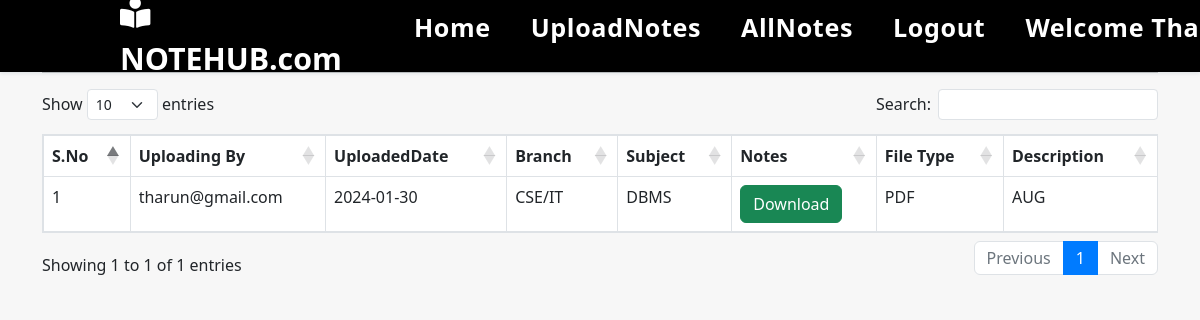
The page /allnotes (signed in) on the database its author committed.
### notes/models.py (models this page shows, shortened)
class Notes(models.Model):
    user=models.ForeignKey(User,  on_delete=models.CASCADE)
    uploadingdate=models.CharField( max_length=30)
    branch=models.CharField( max_length=30)
    subject=models.CharField( max_length=30)
    notesfile=models.FileField(null=True)
    filetype=models.CharField(null=True,max_length=15)
    description=models.CharField(max_length=200)
    status=models.CharField(null=True,max_length=15)

### notes/views.py (the view)
# urls.py: path('allnotes',allnotes,name='allnotes'),
def allnotes(request):
    if not request.user.is_authenticated:
        return redirect('userlogin')
    error=False
    notes=Notes.objects.filter(status='Accept')
    d={'notes':notes}
    return render(request,'allnotes.html',d)

### notes/templates/allnotes.html (shortened to what this page needs)
{% extends 'usernav.html'%}
{% block body%}
{% load static %}
<link rel="stylesheet" href="https://cdnjs.cloudflare.com/ajax/libs/twitter-bootstrap/5.3.0/css/bootstrap.min.css">
<link rel="stylesheet" href="https://cdn.datatables.net/1.13.7/css/dataTables.bootstrap5.min.css">
<link rel="stylesheet" href="{% static 'css/mystyle.css' %}">
<div class="container mt-2" style="overflow-x:auto;margin-top:90px;">
    <h2 class="text-center">All Notes</h2>
            <hr>
            <table class="table table-bordered" id="example">
                <thead>
                    <tr>
                        <th>S.No</th>
                        <th>Uploading By</th>
                        <th>UploadedDate</th>
                        <th>Branch</th>
                        <th>Subject</th>
                        <th>Notes</th>
                        <th>File Type</th>
                        <th>Description</th>
                    </tr>
                </thead>
                <tbody>
                    {% for i in notes %}
                    <tr>
                        <td>{{forloop.counter}}</td>
                        <td>{{i.user.username}}</td>
                        <td>{{i.uploadingdate}}</td>
                        <td>{{i.branch}}</td>
                        <td>{{i.subject}}</td>
                        <td><a href="{{i.notesfile.url}}"  class="btn btn-success">Download</a></td>
                        <td>{{i.filetype}}</td>
                        <td>{{i.description}}</td>
                    </tr>
                    {%endfor%}
                </tbody>
            </table>
</div>
{%endblock%}

### notes/templates/usernav.html (shortened to what this page needs)
<!DOCTYPE html>
<html lang="en">
<head>
    {% load static %}
    <link rel="stylesheet" href="https://maxcdn.bootstrapcdn.com/bootstrap/4.3.1/css/bootstrap.min.css">
    <link rel="stylesheet" href="https://use.fontawesome.com/releases/v5.6.3/css/all.css"
>
    <link rel="stylesheet" href="{% static 'css/mystyle.css' %}">
</head>
<body>
    <header>
		<a href="/" class="logo"><i class="	fas fa-book-reader" style="color: white;"></i> NOTEHUB.com</a>
		<nav class="navbar">
			<ul>
				<li><a class="active" href="{% url 'profile' %}">Home</a></li>
				<li><a href="{% url 'upload_notes' %}">UploadNotes</a></li>
				<li><a href="{% url 'view_notes' %}">AllNotes</a></li>
				<li><a href="{% url 'Logout' %}">Logout</a></li>
				<li class="navbar-item dropdown" style="color: black;" >
                    <a href="#" class="nav-link dropdown-toggle btn btn-primary" data-toggle="dropdown" >Welcome {{request.user.first_name}}</a>
                </li>
			</ul>
		</nav>
	</header>
</body>
</html>
{% block body %}
{% endblock %}

### notes/static/css/mystyle.css (style rules this page uses)
* { margin: 0; padding: 0; box-sizing: border-box; text-decoration: none; outline: none; border: none; transition: all 0.2s linear; }
html { overflow-x: hidden; scroll-behavior: smooth; }
body { background: #f7f7f7; padding: 10px; }
html { overflow-x: hidden; }
header { position: fixed; top: 0; left: 0; right: 0; z-index: 1000; display: flex; align-items: center; justify-content: space-between; padding: 1.7rem 10%; height: 4.5rem; background-color: black; box-shadow: 0 1px 4px rgba(146, 161, 176, 0.3); }
header .logo { font-size: 1.9rem; font-weight: 800; text-decoration: none; color: white; }
header .logo i { font-size: 1.9rem; }
header .navbar ul { list-style: none; display: flex; justify-content: center; align-items: center; }
header .navbar li { margin-left: 2.5rem; }
header .navbar ul li a { font-size: 1.57rem; color: white; font-weight: 600; text-decoration: none; letter-spacing: 0.04rem; transition: 0.2s; }
.dropdown { position: relative; display: inline-block; margin:0 5px 0 10px; }

### rows shown on the page
Notes: user.username "tharun@gmail.com", uploadingdate "2024-01-30", branch "CSE/IT", subject "DBMS", filetype "PDF", description "AUG"
